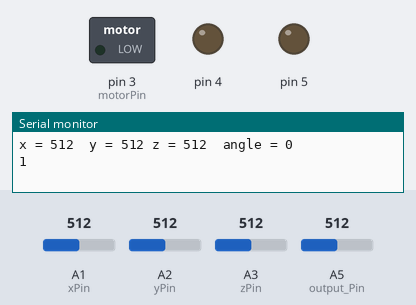
Recording of a sketch running on a simulated Arduino Uno, built with avr-gcc and run on an emulated ATmega328P. Shown: switched loads named in the sketch (green lamp = pin HIGH), output pins drawn as LEDs (lit = HIGH), the last lines printed to the serial monitor. The test bench sets the inputs (shaded band); at power-on: A1 (xPin) = 512, A2 (yPin) = 512, A3 (zPin) = 512, A5 (output_Pin) = 512. Pins used as bus, display or sensor lines are not drawn.

Above: at 0.1 s.
At 15.1 s:
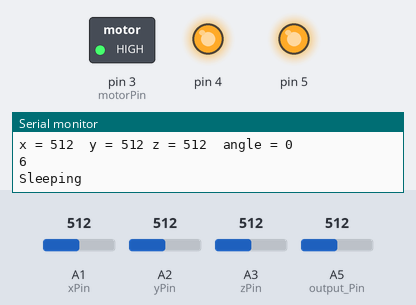
Timing chart, 0 to 16.6 s (numbered marks = the images above):
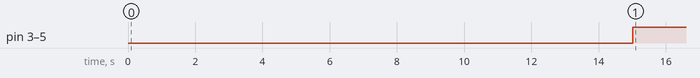

The sketch:

accelerometer_pulserate.ino
```cpp
const int VCCPin = A0;
const int xPin   = A1;
const int yPin   = A2;


const int zPin   = A3;
const int GNDPin = A4;        //accelerometer
const int motorPin = 3;      //vibrator


int output_Pin = A5;
unsigned int rate;           //pulse_rate


int x = 0;
int y = 0;
int z = 0;
int i=0;
int count=0;
int angle[500];

void setup() {
// pin A0 (pin14) is VCC and pin A4 (pin18) in GND to activate the GY-61-module
pinMode(4, OUTPUT);
pinMode(5, OUTPUT);

pinMode(A0, OUTPUT);
pinMode(A4, OUTPUT);
digitalWrite(14, HIGH);
digitalWrite(18, LOW);

// activating debugging for arduino UNO
Serial.begin(9600);
pinMode(motorPin, OUTPUT);
} // end setup

void loop() {

  //accelerometer
x = analogRead(xPin);
y = analogRead(yPin);
z = analogRead(zPin);
// show x, y and z-values
Serial.print("x = ");
Serial.print(x);
Serial.print("  y = ");
Serial.print(y);
Serial.print(" z = ");
Serial.print(z);
// show angle
Serial.print("  angle = ");
angle[i]=constrain(map(x,349,281,0,90),0,90);
Serial.println(angle[i]);
i++;
if(angle[i]==angle[i-1])
{count++;
Serial.println(count);
}
else
{count=0;
}
if(count>5)
{Serial.print("Sleeping");
digitalWrite(4, HIGH);
digitalWrite(5, HIGH);
digitalWrite(motorPin, HIGH);
delay(3000);
}
delay(2000);


static double ol=0;                                 //heart beat sensor
  static double nv=0;
  int rv=analogRead(output_Pin);
  rate=(0.75*ol)+(0.25*rv);
  rate=rv/3-120;
  Serial.print(rv);
  Serial.print(",");
  Serial.print("Heart Rate:  ");
  Serial.println(rate);
  ol=rate;
  delay(1000);


} // end loop
```

Measured:
- by itself, pin 3 (motorPin), pin 4, pin 5: LOW → HIGH at 15.0 s
